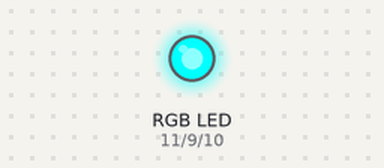
A sketch run on a simulated Arduino Uno, built with avr-gcc and run on an emulated ATmega328P. Shown: an RGB LED mixed from three pins (HIGH = lit).

Above: at 0.5 s.
At 1.5 s:
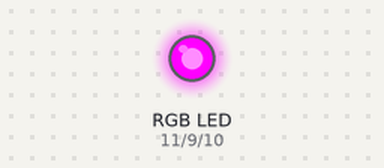
At 2.5 s:
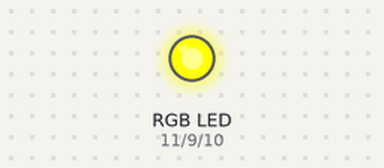
At 3.5 s:
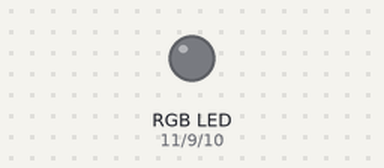
At 4.5 s:
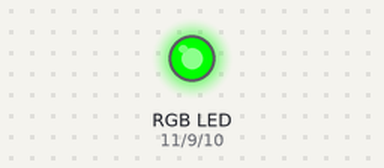
Timing chart, 0 to 6.5 s (numbered marks = the images above):
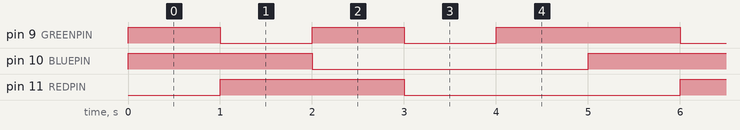

The sketch:

RGBled.ino
```cpp
#define REDPIN 11
#define BLUEPIN 10
#define GREENPIN 9

#define COMMON_ANODE

void setup() {
  pinMode(REDPIN, OUTPUT);
  pinMode(GREENPIN, OUTPUT);
  pinMode(BLUEPIN, OUTPUT);
}

void loop() {
  // put your main code here, to run repeatedly:
  setColor(255, 0, 0); // Red
  delay(1000);
  setColor(0, 255, 0); // Green
  delay(1000);
  setColor(0, 0, 255); // Blue
  delay(1000);
  setColor(255, 255, 255); // White
  delay(1000);
  setColor(255, 0, 255); // Purple
  delay(1000);
}

void setColor(int red, int green, int blue) {
  #ifdef COMMON_ANODE
    red = 255 - red;
    green = 255 - green;
    blue = 255 - blue;
  #endif
  analogWrite(REDPIN, red);
  analogWrite(GREENPIN, green);
  analogWrite(BLUEPIN, blue);
}
```

Measured:
- by itself, pin 9 (GREENPIN): repeats every 5.0 s: LOW 1.0 s, HIGH 1.0 s, LOW 1.0 s, HIGH 2.0 s
- by itself, pin 10 (BLUEPIN), pin 11 (REDPIN): alternates HIGH for 2.0 s and LOW for 3.0 s
- by itself, everything shown: repeats every 5.0 s, in 5 steps
